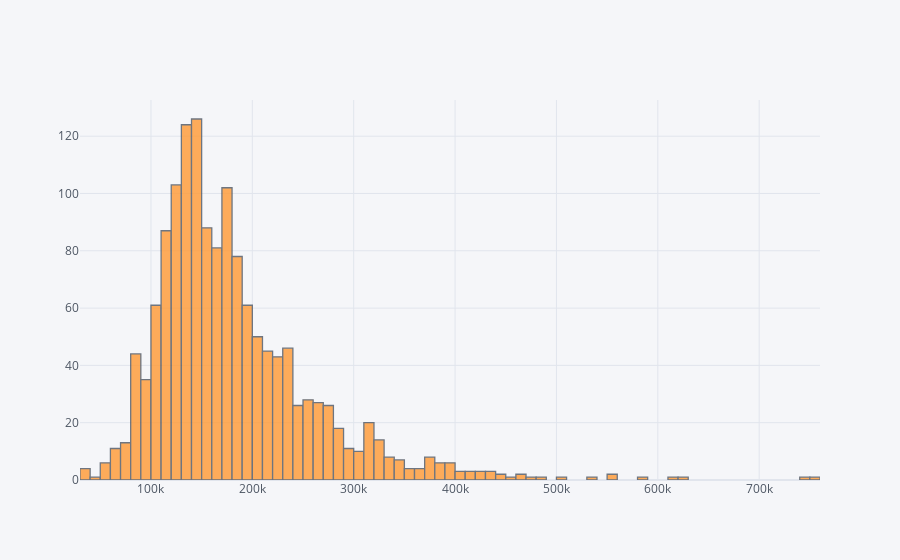

This figure's notebook cell:
### Markdown cell above
2. Visualization of the Data

### Code cell
train["SalePrice"].iplot(kind="hist")
#The target variable seems right-skewed distributed  mostly between 100 000 dolars and 200 000 dolars

### Figure 1 — Plotly figure (JSON) as saved in the notebook; plotly's stock layout.template omitted (floating-point values rounded to 4 significant figures; data arrays with more than 128 entries replaced by an {"elided": "..."} marker saying what was removed)
{"data": [{"histfunc": "count", "histnorm": "", "marker": {"color": "rgba(255, 153, 51, 1.0)", "line": {"color": "#4D5663", "width": 1.3}}, "name": "SalePrice", "opacity": 0.8, "orientation": "v", "type": "histogram", "x": {"elided": "1460 int values"}}], "layout": {"barmode": "overlay", "legend": {"bgcolor": "#F5F6F9", "font": {"color": "#4D5663"}}, "paper_bgcolor": "#F5F6F9", "plot_bgcolor": "#F5F6F9", "title": {"font": {"color": "#4D5663"}}, "xaxis": {"gridcolor": "#E1E5ED", "showgrid": true, "tickfont": {"color": "#4D5663"}, "title": {"font": {"color": "#4D5663"}, "text": ""}, "zerolinecolor": "#E1E5ED"}, "yaxis": {"gridcolor": "#E1E5ED", "showgrid": true, "tickfont": {"color": "#4D5663"}, "title": {"font": {"color": "#4D5663"}, "text": ""}, "zerolinecolor": "#E1E5ED"}}}
